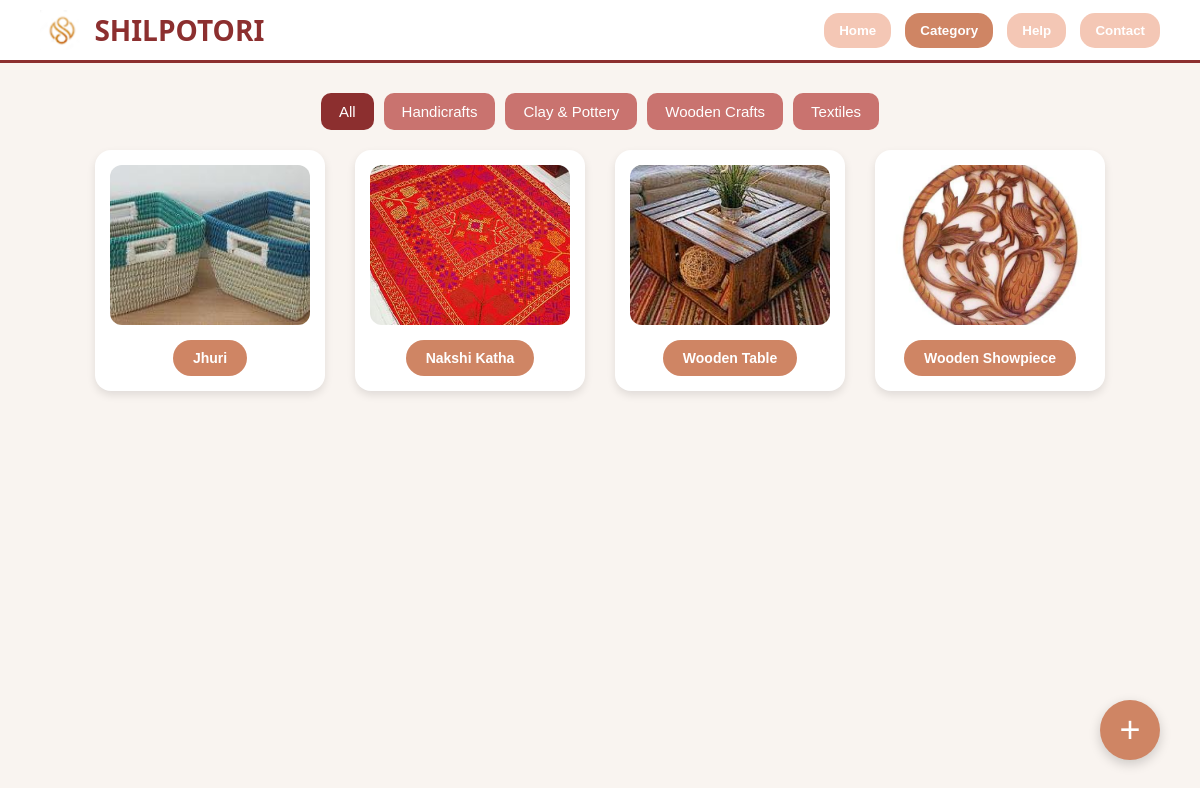
Screenshot of /categories/ (signed in) with the database file from the repository.
### myshop/models.py (models this page shows, shortened)
class Product(models.Model):
    name = models.CharField(max_length=200)
    quantity = models.IntegerField(blank=True, null=True)
    material = models.TextField(blank=True, null=True)
    price = models.IntegerField(blank=True, null=True)
    category = models.ForeignKey(Category, on_delete=models.CASCADE)
    image = ResizedImageField(
        size=[800, 800],
        quality=75,
        upload_to='products/',
        force_format='JPEG',
        blank=True,
        null=True
    )
    user = models.ForeignKey(settings.AUTH_USER_MODEL, on_delete=models.CASCADE)

### myshop/views.py (the view)
# urls.py: path('categories/', views.category_list, name='category_list'),
def category_list(request):
    products = Product.objects.all()
    return render(request, 'categories.html', {'products': products, 'filter': 'All Products'})

### myshop/templates/categories.html (shortened to what this page needs)
{% load static %}
<!DOCTYPE html>
<html lang="en">
<head>
  <link rel="stylesheet" href="{% static 'css/categories.css' %}">
</head>
<body>
  <header>
    <div class="logo">
      <img src="{% static 'images/logo.png' %}" alt="Logo">
      <span>SHILPOTORI</span>
    </div>
    <nav>
      <a href="{% url 'main' %}"><button>Home</button></a>
      <button class="active">Category</button>
      <button onclick="window.location.href='{% url 'help' %}'">Help</button>
      <button onclick="window.location.href='mailto:faizashoily@gmail.com?subject=Hello%20from%20Shilpotori&body=Hi%2C%20I%20have%20a%20question%20about%20your%20products.'">Contact</button>
    </nav>
  </header>
  <div class="filter-buttons">
    <button onclick="filterProducts(event, 'all')" class="active">All</button>
    <button onclick="filterProducts(event, 'handicrafts')">Handicrafts</button>
    <button onclick="filterProducts(event, 'claypottery')">Clay & Pottery</button>
    <button onclick="filterProducts(event, 'woodencrafts')">Wooden Crafts</button>
    <button onclick="filterProducts(event, 'textiles')">Textiles</button>
  </div>
  <div class="product-grid">
    {% for product in products %}
      <div class="product-card {{ product.category.name|lower|cut:" "|cut:"&" }}">
        <img src="{{ product.image.url }}" alt="{{ product.name }}">
        <a href="{% url 'product_detail' product.id %}">
          <button class="product-btn">{{ product.name }}</button>
        </a>
      </div>
    {% empty %}
      <p>No products available.</p>
    {% endfor %}
  </div>
  {% if user.is_authenticated and user.user_type == "seller" %}
  <a href="{% url 'add_product' %}">
    <button class="add-product-btn">+</button>
  </a>
  {% endif %}
</body>
</html>

### myshop/static/css/categories.css (style rules this page uses)
body { font-family: 'Segoe UI', sans-serif; background: #f9f4f0; margin: 0; padding: 0; }
header { display: flex; justify-content: space-between; align-items: center; background: #fff; border-bottom: 3px solid #8c2f2f; padding: 10px 40px; }
.logo { display: flex; align-items: center; font-size: 28px; font-weight: bold; color: #8c2f2f; }
.logo img { height: 40px; margin-right: 10px; }
nav button { background: #cf8564; color: white; border: none; padding: 8px 16px; margin-left: 10px; border-radius: 20px; font-weight: bold; cursor: pointer; transition: background-color 0.3s ease; }
nav button.active, .filter-buttons button.active { background-color: #8c2f2f; }
.filter-buttons { display: flex; justify-content: center; flex-wrap: wrap; gap: 10px; margin: 30px 0 20px; }
.filter-buttons button { background-color: #c9736f; color: white; border: none; padding: 10px 18px; border-radius: 10px; cursor: pointer; font-weight: 500; font-size: 15px; transition: background-color 0.3s ease; }
.product-grid { display: flex; flex-wrap: wrap; gap: 30px; justify-content: center; padding: 0 60px 40px; }
.product-card { background: white; border-radius: 16px; padding: 15px; text-align: center; width: 200px; box-shadow: 0 4px 8px rgba(0, 0, 0, 0.1); transition: all 0.3s ease; }
.product-card img { width: 100%; height: 160px; object-fit: cover; border-radius: 12px; }
.product-btn { margin-top: 10px; background-color: #cf8564; color: white; border: none; padding: 10px 20px; border-radius: 20px; font-weight: bold; font-size: 14px; cursor: pointer; transition: background-color 0.3s ease; }

### myshop/templates/categories.html (style rules this page uses)
.product-btn { margin-top: 10px; background-color: #cf8564; color: white; border: none; padding: 10px 20px; border-radius: 20px; font-weight: bold; font-size: 14px; cursor: pointer; transition: background-color 0.3s ease; }
.add-product-btn { position: fixed; bottom: 40px; right: 40px; width: 60px; height: 60px; border-radius: 50%; background-color: #cf8564; color: white; font-size: 36px; border: none; box-shadow: 0 4px 12px rgba(0,0,0,0.18); cursor: pointer; z-index: 1000; display: flex; align-items: center; justify-content: center; transition: background 0.2s; }
nav button { margin-left: 10px; padding: 10px 15px; border-radius: 15px; border: none; background-color: #f4c7b5; font-weight: bold; cursor: pointer; transition: background-color 0.3s ease; }
nav button.active { background-color: #cf8564; color: white; }

### rows the page displays
Product: image (picture), name "Jhuri"
Product: image (picture), name "Nakshi Katha"
Product: image (picture), name "Wooden Table"
Product: image (picture), name "Wooden Showpiece"
